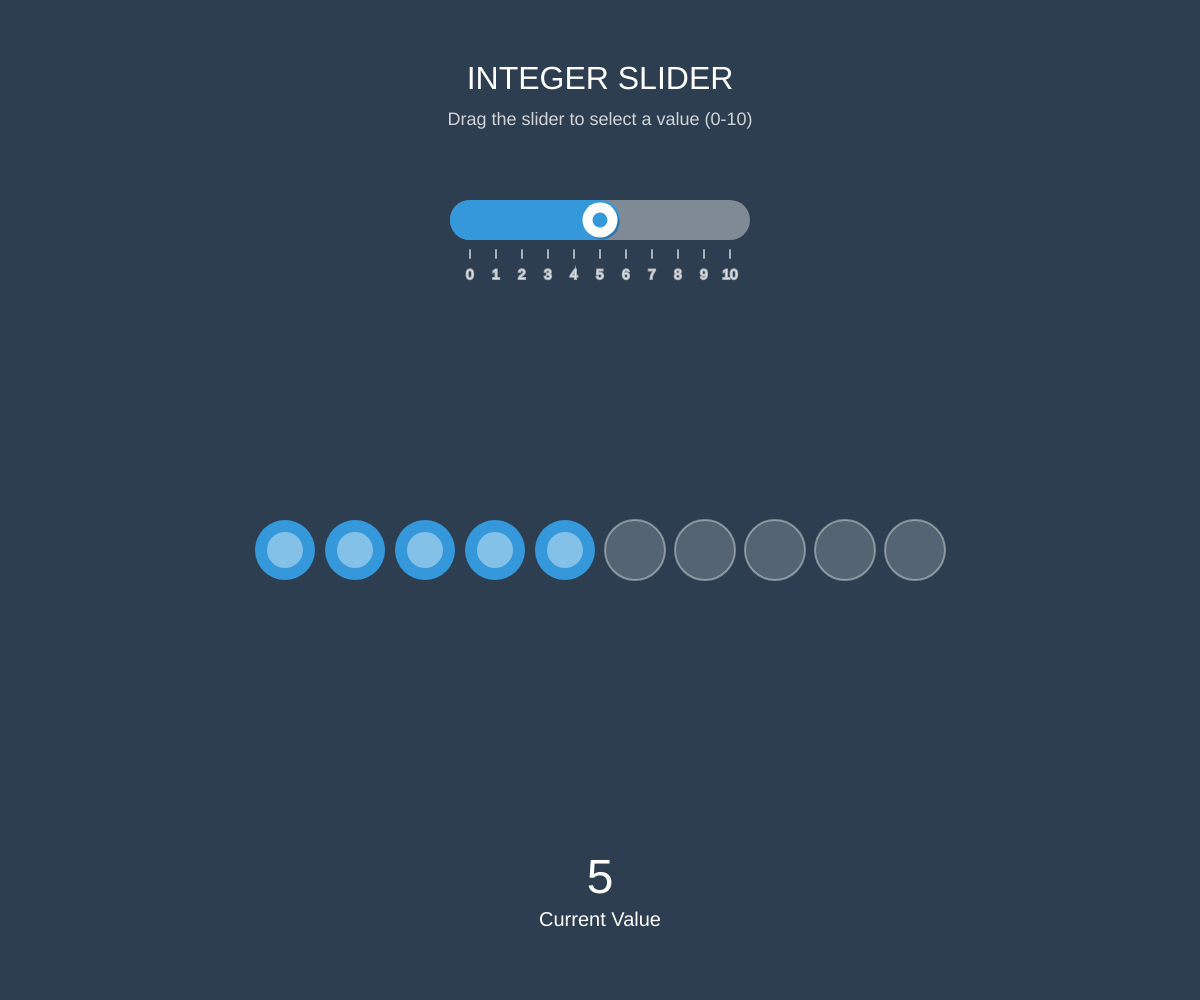
Frame 1 (no input)
Frame 60 (no input): identical to frame 1, image omitted
Frame 120 (the mouse pressed at the canvas centre since frame 60): identical to frame 1, image omitted

The p5.js sketch that drew this single still picture (run headless with seeded random() and noise() and a simulated clock; from frame 60 on, the mouse is pressed at the canvas centre):

// p5.js sketch
// ── sketch.js
// Simple Integer Slider
// Clean, mobile-friendly slider that outputs integer values 0-10

// Color scheme
let backgroundColor = '#2c3e50'; // Dark blue-gray
let sliderColor = '#3498db'; // Blue

// Slider properties
let sliderValue = 5; // Current slider value (0-10)
let sliderMin = 0;
let sliderMax = 10;
let sliderX, sliderY;
let sliderWidth = 300;
let sliderHeight = 40;
let isDragging = false;

// Visual elements
let circleSize = 60;

function setup() {
  createCanvas(windowWidth, windowHeight);
  
  // Calculate slider position
  updateLayout();
  
  textAlign(CENTER, CENTER);
  noStroke();
}

function draw() {
  background(backgroundColor);
  
  // Title
  fill(255);
  textSize(32);
  text('INTEGER SLIDER', width / 2, 80);
  
  // Instructions
  textSize(18);
  fill(255, 200);
  text('Drag the slider to select a value (0-10)', width / 2, 120);
  
  // Draw slider
  drawSlider();
  
  // Draw value visualization
  drawValueCircles();
  
  // Display current value
  fill(255);
  textSize(48);
  text(sliderValue, width / 2, height - 120);
  
  textSize(20);
  text('Current Value', width / 2, height - 80);
}

function drawSlider() {
  // Slider track (background)
  fill(255, 255, 255, 100);
  rect(sliderX, sliderY, sliderWidth, sliderHeight, sliderHeight / 2);
  
  // Calculate slider handle position
  let handleX = map(sliderValue, sliderMin, sliderMax, sliderX + 20, sliderX + sliderWidth - 20);
  
  // Slider fill (shows progress)
  fill(sliderColor);
  rect(sliderX, sliderY, handleX - sliderX + 20, sliderHeight, sliderHeight / 2);
  
  // Slider handle shadow
  fill(0, 0, 0, 50);
  circle(handleX + 2, sliderY + sliderHeight / 2 + 2, 35);
  
  // Slider handle
  fill(255);
  if (isDragging) {
    fill(255, 255, 0); // Yellow when dragging
  }
  circle(handleX, sliderY + sliderHeight / 2, 35);
  
  // Handle indicator
  fill(sliderColor);
  circle(handleX, sliderY + sliderHeight / 2, 15);
  
  // Tick marks
  drawTickMarks();
}

function drawTickMarks() {
  stroke(255, 150);
  strokeWeight(2);
  textAlign(CENTER, CENTER);
  fill(255, 150);
  textSize(14);
  
  for (let i = 0; i <= sliderMax; i++) {
    let tickX = map(i, sliderMin, sliderMax, sliderX + 20, sliderX + sliderWidth - 20);
    let tickY = sliderY + sliderHeight + 10;
    
    // Tick mark
    line(tickX, tickY, tickX, tickY + 8);
    
    // Number label
    text(i, tickX, tickY + 25);
  }
  
  noStroke();
}

function drawValueCircles() {
  // Draw circles representing the current value
  let circlesY = height / 2 + 50;
  let totalWidth = min(sliderMax * 70, width - 60);
  let startX = width / 2 - totalWidth / 2;
  
  for (let i = 0; i < sliderMax; i++) {
    let x = startX + i * (totalWidth / sliderMax) + (totalWidth / sliderMax) / 2;
    
    if (i < sliderValue) {
      // Filled circle
      fill(sliderColor);
      circle(x, circlesY, circleSize);
      
      // Inner highlight
      fill(255, 255, 255, 100);
      circle(x, circlesY, circleSize * 0.6);
    } else {
      // Empty circle
      fill(255, 255, 255, 50);
      circle(x, circlesY, circleSize);
      
      // Border
      stroke(255, 255, 255, 100);
      strokeWeight(2);
      noFill();
      circle(x, circlesY, circleSize);
      noStroke();
    }
  }
}

function isSliderPressed(x, y) {
  return x >= sliderX && 
         x <= sliderX + sliderWidth &&
         y >= sliderY - 20 && 
         y <= sliderY + sliderHeight + 20;
}

function updateSliderValue(x) {
  let newValue = map(x, sliderX + 20, sliderX + sliderWidth - 20, sliderMin, sliderMax);
  newValue = constrain(newValue, sliderMin, sliderMax);
  sliderValue = round(newValue);
  
  console.log('Slider value:', sliderValue);
}

// Touch events for mobile
function touchStarted() {
  if (touches.length === 1 && isSliderPressed(touches[0].x, touches[0].y)) {
    isDragging = true;
    updateSliderValue(touches[0].x);
    return false;
  }
}

function touchMoved() {
  if (isDragging && touches.length === 1) {
    updateSliderValue(touches[0].x);
    return false;
  }
}

function touchEnded() {
  isDragging = false;
  return false;
}

// Mouse events for desktop
function mousePressed() {
  if (isSliderPressed(mouseX, mouseY)) {
    isDragging = true;
    updateSliderValue(mouseX);
    return false;
  }
}

function mouseDragged() {
  if (isDragging) {
    updateSliderValue(mouseX);
    return false;
  }
}

function mouseReleased() {
  isDragging = false;
}

function updateLayout() {
  sliderX = width / 2 - sliderWidth / 2;
  sliderY = 200;
}

function windowResized() {
  resizeCanvas(windowWidth, windowHeight);
  updateLayout();
}
